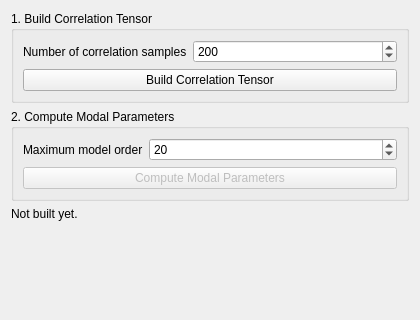
<?xml version="1.0" encoding="UTF-8"?>
<ui version="4.0">
 <class>PRCEWidget</class>
 <widget class="QWidget" name="PRCEWidget">
  <property name="geometry">
   <rect>
    <x>0</x>
    <y>0</y>
    <width>420</width>
    <height>320</height>
   </rect>
  </property>
  <property name="windowTitle">
   <string>PRCE</string>
  </property>
  <layout class="QVBoxLayout" name="root_layout">
   <item>
    <widget class="QGroupBox" name="build_box">
     <property name="title">
      <string>1. Build Correlation Tensor</string>
     </property>
     <layout class="QFormLayout" name="build_form">
      <item row="0" column="0">
       <widget class="QLabel" name="label_num_corr_samples">
        <property name="text">
         <string>Number of correlation samples</string>
        </property>
       </widget>
      </item>
      <item row="0" column="1">
       <widget class="QSpinBox" name="spin_num_corr_samples">
        <property name="minimum">
         <number>1</number>
        </property>
        <property name="maximum">
         <number>1000000</number>
        </property>
        <property name="value">
         <number>200</number>
        </property>
       </widget>
      </item>
      <item row="1" column="0" colspan="2">
       <widget class="QPushButton" name="btn_build_corr_tensor">
        <property name="text">
         <string>Build Correlation Tensor</string>
        </property>
       </widget>
      </item>
     </layout>
    </widget>
   </item>
   <item>
    <widget class="QGroupBox" name="compute_box">
     <property name="title">
      <string>2. Compute Modal Parameters</string>
     </property>
     <layout class="QFormLayout" name="compute_form">
      <item row="0" column="0">
       <widget class="QLabel" name="label_max_model_order">
        <property name="text">
         <string>Maximum model order</string>
        </property>
       </widget>
      </item>
      <item row="0" column="1">
       <widget class="QSpinBox" name="spin_max_model_order">
        <property name="minimum">
         <number>1</number>
        </property>
        <property name="maximum">
         <number>2000</number>
        </property>
        <property name="value">
         <number>20</number>
        </property>
       </widget>
      </item>
      <item row="1" column="0" colspan="2">
       <widget class="QPushButton" name="btn_compute_modal_params">
        <property name="enabled">
         <bool>false</bool>
        </property>
        <property name="text">
         <string>Compute Modal Parameters</string>
        </property>
       </widget>
      </item>
     </layout>
    </widget>
   </item>
   <item>
    <widget class="QLabel" name="lbl_status">
     <property name="text">
      <string>Not built yet.</string>
     </property>
     <property name="wordWrap">
      <bool>true</bool>
     </property>
    </widget>
   </item>
   <item>
    <spacer name="bottom_spacer">
     <property name="orientation">
      <enum>Qt::Orientation::Vertical</enum>
     </property>
     <property name="sizeHint" stdset="0">
      <size>
       <width>20</width>
       <height>40</height>
      </size>
     </property>
    </spacer>
   </item>
  </layout>
 </widget>
 <resources/>
 <connections/>
</ui>
